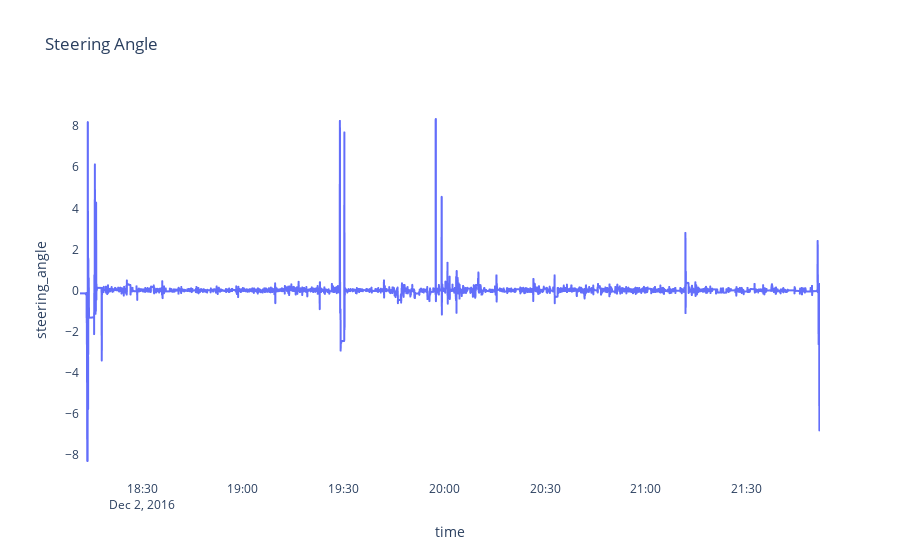

The notebook cell saved with this chart:
### Code cell
import plotly.express as px

fig = px.line(ST, x="time", y="steering_angle", title="Steering Angle")
fig.update_layout(plot_bgcolor="white")
fig.show()

### Figure 1 — Plotly figure (JSON) as saved in the notebook; plotly's stock layout.template omitted (floating-point values rounded to 4 significant figures; data arrays with more than 128 entries replaced by an {"elided": "..."} marker saying what was removed)
{"data": [{"hovertemplate": "time=%{x}<br>steering_angle=%{y}<extra></extra>", "legendgroup": "", "line": {"color": "#636efa", "dash": "solid"}, "mode": "lines", "name": "", "showlegend": false, "type": "scattergl", "x": {"elided": "13220 str values"}, "xaxis": "x", "y": {"elided": "13220 float values"}, "yaxis": "y"}], "layout": {"legend": {"tracegroupgap": 0}, "plot_bgcolor": "white", "title": {"text": "Steering Angle"}, "xaxis": {"anchor": "y", "domain": [0, 1], "title": {"text": "time"}}, "yaxis": {"anchor": "x", "domain": [0, 1], "title": {"text": "steering_angle"}}}}
